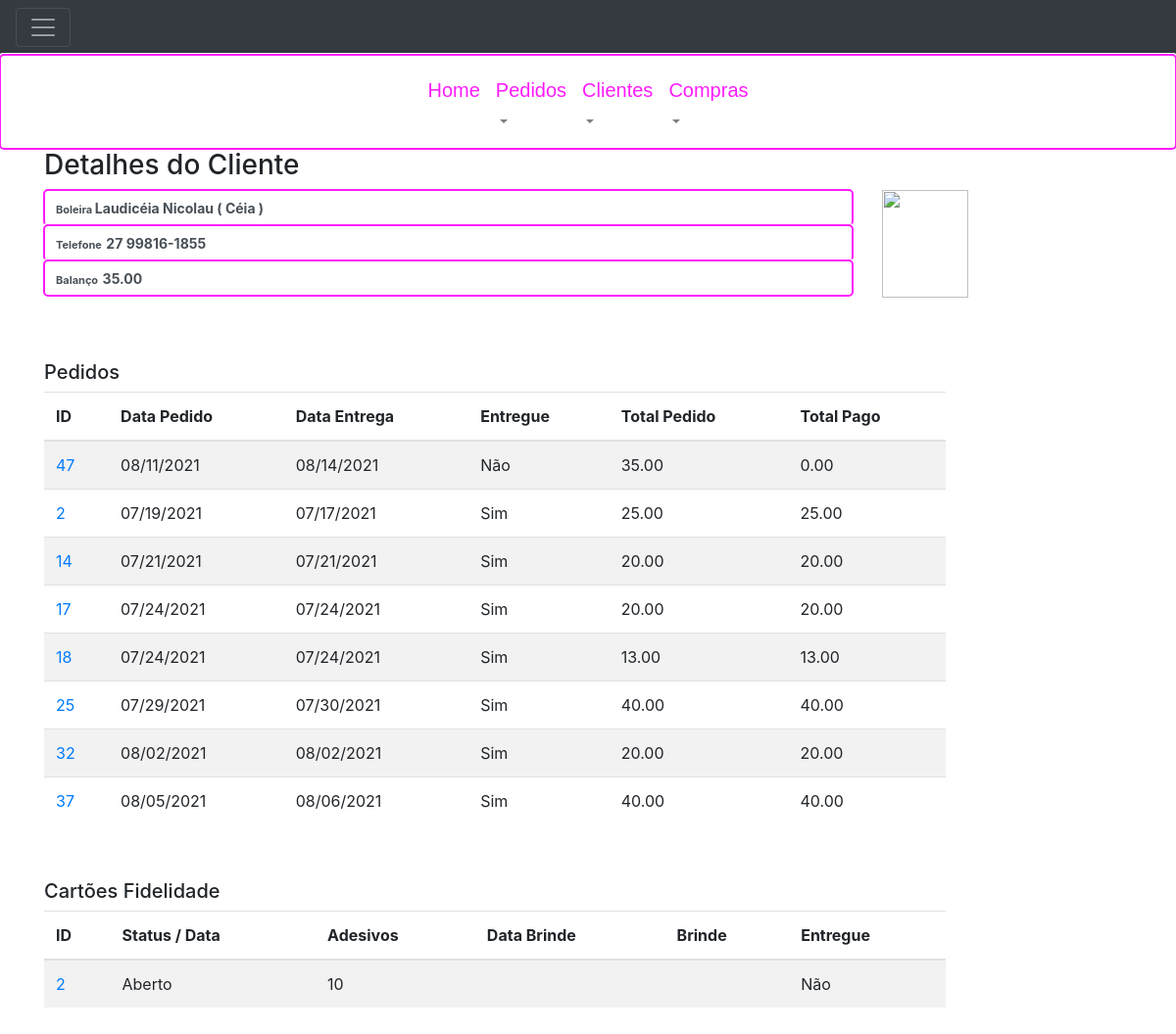
Before: /clients/2/detail/ (signed in) with the older database file.
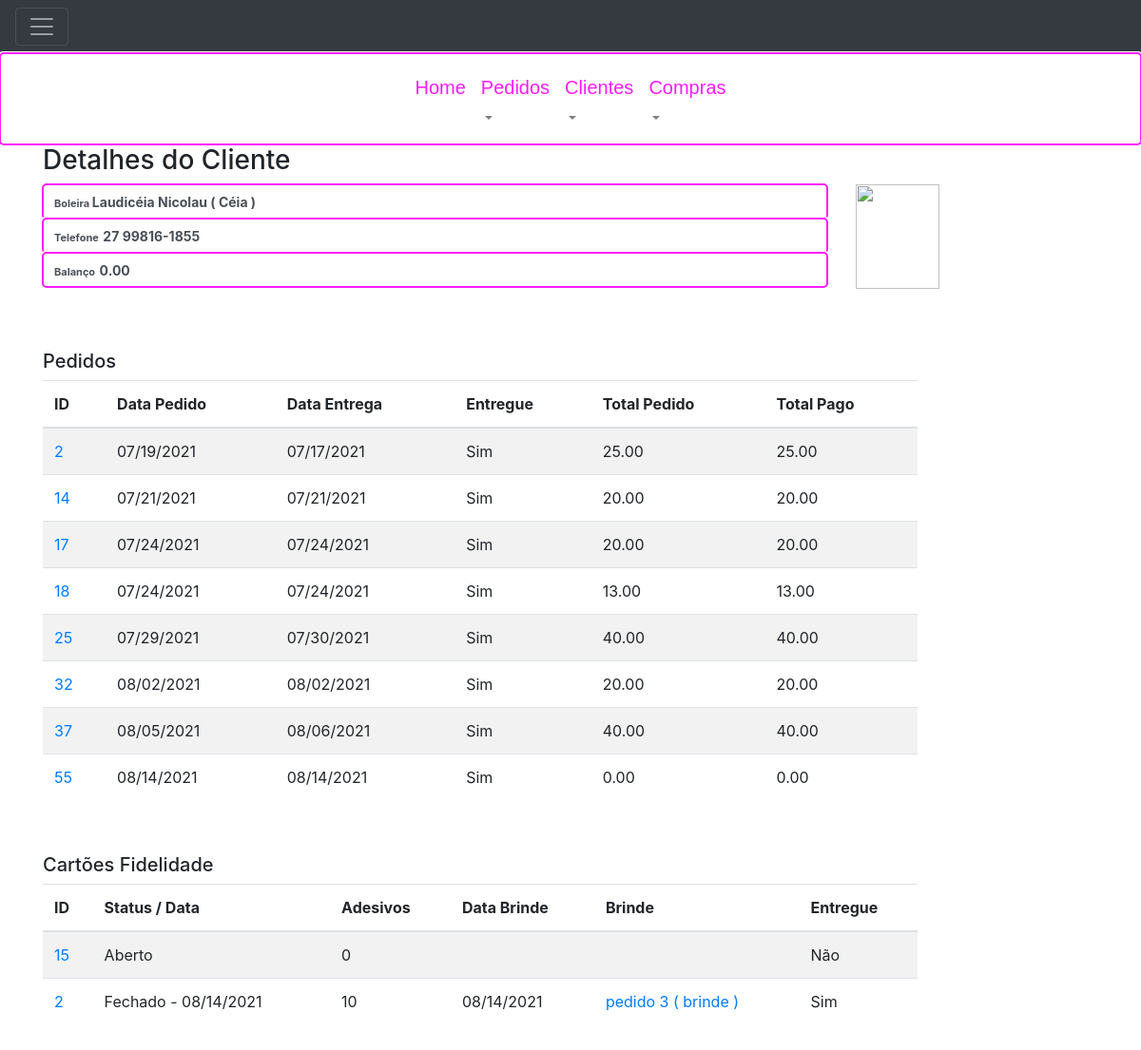
After: the same page with the newer database file.
### order_control/models.py (models this page shows, shortened)
class Client (models.Model):
    createAt = models.DateTimeField(auto_now_add=True)
    name = models.CharField(max_length=255, verbose_name='Nome do Cliente')
    phone = models.CharField(max_length=15, null=True, blank=True, verbose_name='Telefone')
    picture = models.FileField(upload_to='clients/', null=True, blank=True, verbose_name='Foto de Perfil')
    balance = models.DecimalField(max_digits=8, decimal_places=2, default=0.0, verbose_name='Balanço')
    cakeMaker = models.BooleanField(default=False, verbose_name='Boleira')

class Order(models.Model):
    createdAt = models.DateTimeField(auto_now_add=True)
    deliveryAt = models.DateTimeField(null=True, blank=True, verbose_name="Entregar em")
    delivered = models.BooleanField(default=False, verbose_name="Entregue")
    description = models.TextField(max_length=255, null=True, blank=True)
    downPayment = models.DecimalField(max_digits=8, decimal_places=2, verbose_name='Entrada R$', null=True, blank=True, default=0.00)
    totalOrder = models.DecimalField(max_digits=8, decimal_places=2, verbose_name='Total Pedido R$', null=True, blank=True, default=0.00)
    totalPayment = models.DecimalField(max_digits=8, decimal_places=2, verbose_name='Total Pago R$', null=True, blank=True, default=0.00)
    client = models.ForeignKey(Client, on_delete=models.PROTECT, verbose_name='Cliente')

class LoyatyCard(models.Model):
    createdAt = models.DateTimeField(auto_now_add=True)
    adhesiveCount = models.IntegerField(null=True, blank=True, default=0)
    finishedAt = models.DateTimeField(null=True, blank=True, default=None)
    giftDate = models.DateTimeField(null=True,  blank=True)
    giftTopOfCake = models.ForeignKey(BoxTop, on_delete=models.PROTECT, null=True, blank=True)
    client = models.ForeignKey(Client, on_delete=models.PROTECT)
    isDelivered = models.BooleanField(default=False, verbose_name="Está entregue?")

class BoxTop(models.Model):
    gift = models.BooleanField(default=False, verbose_name="Brinde?")
    type = models.CharField(max_length=255, choices=BOX_TOP_CHOICES)
    theme = models.CharField(max_length=255)
    birthdayName = models.CharField(max_length=255, null=True, blank=True)
    amount = models.DecimalField(max_digits=8, decimal_places=2, default=0.00, verbose_name='Valor total das Caixas R$')
    description = models.CharField(max_length=255, null=True, blank=True)
    storedIn = models.FileField(upload_to='boxes/', null=True, blank=True, verbose_name='Figura')
    order = models.ForeignKey(Order, on_delete=models.PROTECT)

### order_control/views.py (the view)
# urls.py: path('clients/<int:id>/detail/', views.client_details, name='client_detail'),
@login_required(login_url=reverse_lazy('order_control:login'))
def client_details(request, id):
    client = Client.objects.get(id=id)
    order = Order.objects.filter(client=client).order_by('delivered', 'deliveryAt')
    loyatyCard = LoyatyCard.objects.filter(client=client).order_by('finishedAt', 'giftDate')
    return render(request, 'order_control/client/detail.html', {'client': client, 'orders': order, 'loyatyCards':loyatyCard})

### templates/order_control/client/detail.html (shortened to what the changed rows need)
{% extends "layout.html" %}
{% block content %}
    <div class="container">
       <div id="hideDescription">
            <div class="form-group">
                <div class="row">
                    <div  id="head" class="col-sm-9" >
                        <div class='form-control'>
                            <span class='label label-default' style='font-size:14px;'  ><strong>{{ client.name }}</strong></span>
                        </div>
                        <div class='form-control'>
                            <span class='label label-default' style='font-size:14px;' ><strong>{{ client.phone }}</strong></span>
                        </div>
                        <div class='form-control'>
                            <span class='label label-default' style='font-size:14px;' ><strong>{{ client.balance }}</strong></span>
                        </div>
                    </div>
                </div>
            </div>
            <div class="form-group">
                <div class="row">
                    <div  class="col-sm-10" >
                        <table class="table table-striped table-hover">
                            <thead>
                            <tr>
                                <th>ID</th>
                                <th>Data Pedido</th>
                                <th>Data Entrega</th>
                                <th>Entregue</th>
                                <th>Total Pedido</th>
                                <th>Total Pago</th>
                            </tr>
                            </thead>
                            <tbody>
                            {% for order in orders %}
                                <tr>
                                    <td><a href="{% url 'order_control:order_detail'  order.id %}"> {{ order.id }} </a></td>
                                    <td>{{ order.createdAt|date:"SHORT_DATE_FORMAT" }}</td>
                                    <td>{{ order.deliveryAt|date:"SHORT_DATE_FORMAT" }}</td>
                                    <td>{% if order.delivered %}
                                            Sim
                                        {% else %}
                                            Não
                                        {% endif %}
                                    </td>
                                    <td>{{ order.totalOrder }}</td>
                                    <td>{{ order.totalPayment }}</td>
                                </tr>
                            {% endfor %}
                            </tbody>
                        </table>
                    </div>
                </div>
            </div>
           {% if loyatyCards %}
               <div class="form-group">
                    <div class="row">
                        <div  class="col-sm-10" >
                            <table class="table table-striped table-hover">
                                <thead>
                                <tr>
                                    <th>ID</th>
                                    <th>Status / Data</th>
                                    <th>Adesivos</th>
                                    <th>Data Brinde</th>
                                    <th>Brinde</th>
                                    <th>Entregue</th>
                                </tr>
                                </thead>
                                <tbody>
                                {% for loyatyCard in loyatyCards %}
                                    <tr>
                                        <td><a href="{% url 'order_control:loyatyCard_details'  loyatyCard.id %}"> {{ loyatyCard.id }} </a></td>
                                        <td>{% if loyatyCard.finishedAt %}
                                                Fechado - {{ loyatyCard.finishedAt|date:"SHORT_DATE_FORMAT" }}
                                            {% else %}
                                                Aberto
                                            {% endif %}
                                        </td>
                                        <td>{{ loyatyCard.adhesiveCount }}</td>
                                        <td>{% if loyatyCard.giftDate %}
                                                {{ loyatyCard.giftDate|date:"SHORT_DATE_FORMAT" }}
                                            {% endif %}
                                        </td>
                                        <td>{% if loyatyCard.giftTopOfCake %}
                                                <a href="{% url 'order_control:order_items_details'  loyatyCard.giftTopOfCake.id %}"> {{loyatyCard.giftTopOfCake.theme}}
                                                </a>
                                            {% endif %}
                                        </td>
                                        <td>{% if loyatyCard.isDelivered %}
                                                Sim
                                            {% else %} Não
                                            {% endif %}
                                        </td>
                                    </tr>
                                {% endfor %}
                                </tbody>
                            </table>
                        </div>
                    </div>
               </div>
           {% endif %}
        </div>
    </div>
{% endblock %}

Changed rows visible on the page:
removed Order: id "47", createdAt "08/11/2021", deliveryAt "08/14/2021", delivered "Não", totalOrder "35.00", totalPayment "0.00"
changed Client "Laudicéia Nicolau ( Céia )": balance "35.00" → "0.00"
added Order: id "55", createdAt "08/14/2021", deliveryAt "08/14/2021", delivered "Sim", totalOrder "0.00", totalPayment "0.00"
added LoyatyCard: id "15", shows "Aberto", adhesiveCount "0", isDelivered "Não"
changed LoyatyCard id 2: finishedAt (not shown) → "08/14/2021"; giftDate (not shown) → "08/14/2021"; giftTopOfCake_id empty → 102 (drawn); giftTopOfCake.theme (not shown) → "pedido 3 ( brinde )"; finishedAt "Aberto" → "Fechado -"; isDelivered "Não" → "Sim"
